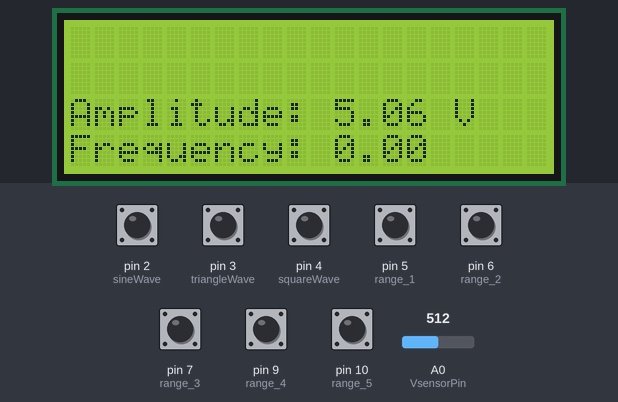
The sketch below on a simulated Arduino Uno, built with avr-gcc and run on an emulated ATmega328P. On the bench: 20×4 character LCD. Inputs (shaded band) come from the test bench; at power-on: pin 2 (sineWave), pin 3 (triangleWave), pin 4 (squareWave), pin 5 (range_1), pin 6 (range_2), pin 7 (range_3), pin 9 (range_4), pin 10 (range_5) HIGH, A0 (VsensorPin) = 512.

Above: at 3.3 s.
3.4 s: pin 2 (sineWave) pulled LOW for 1 s
At 5.0 s:
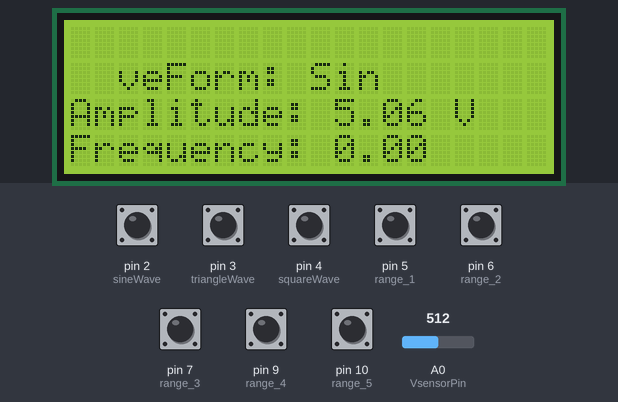
5.9 s: A0 (VsensorPin) set to 1004
At 7.1 s:
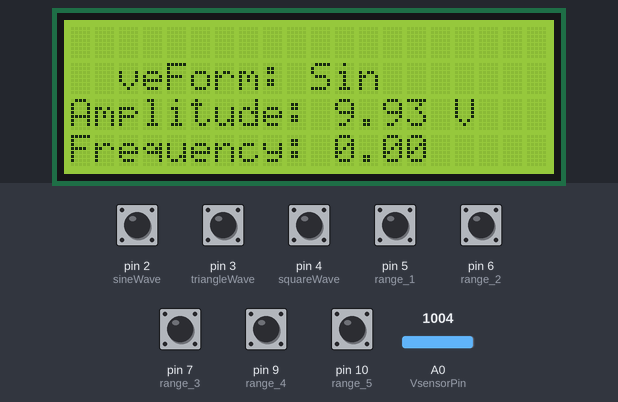
7.7 s: A0 (VsensorPin) set to 1011
At 8.4 s:
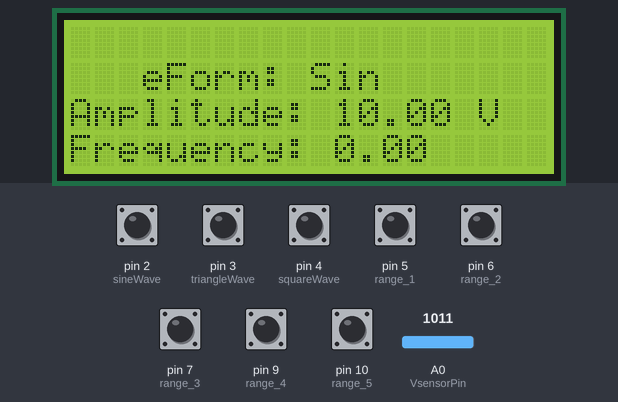
9.4 s: pin 3 (triangleWave) pulled LOW for 1 s
At 11.0 s:
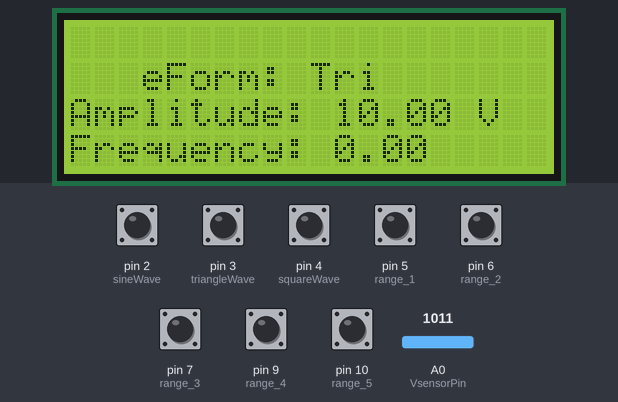
11.9 s: pin 4 (squareWave) pulled LOW for 0.15 s
At 12.8 s:
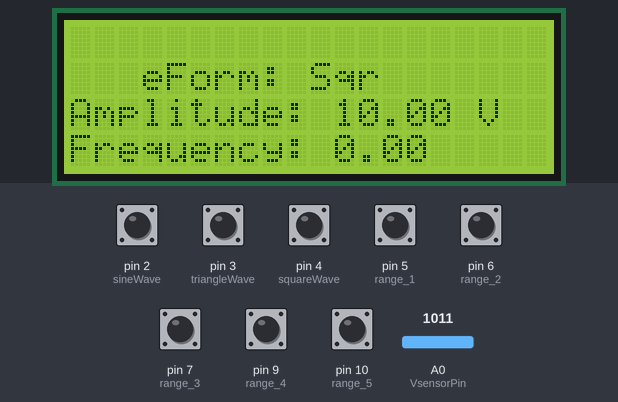
13.6 s: pin 5 (range_1) pulled LOW for 0.15 s
At 14.4 s:
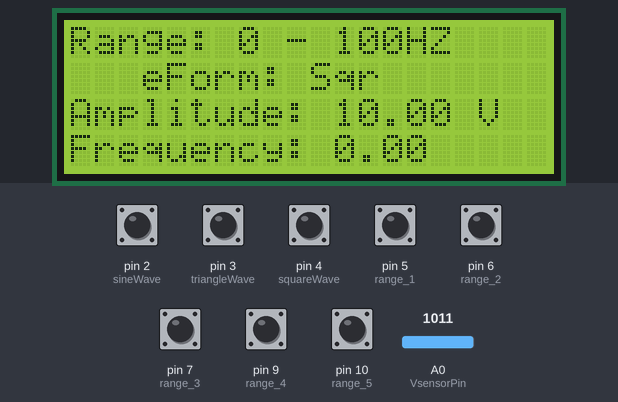
Timing chart, 0 to 16.2 s (numbered marks = the images above; inputs shaded):
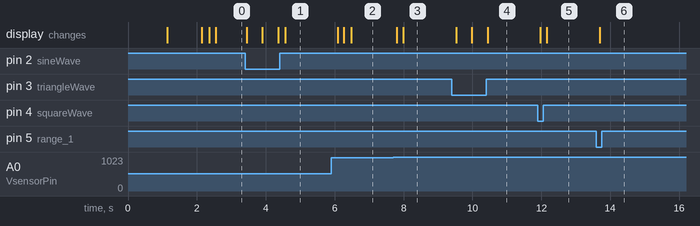

The sketch:

ARDUINO_FUNCTION_GENERATOR_R2.ino
```cpp
  /*
  #####################################################################################
  #
  #  	File:               ARDUINO_FUNCTION_GENERATOR_R1.INO
  #     Processor:          Arduino UNO, MEGA ou Teensy++ 2.0
  #  	Language:	    Wiring / C /Processing /Fritzing / Arduino IDE
  #
  #	Objectives:         Function Generator using XR-2206
  #
  #	Behavior:	    This FG will generate 3 wave forms like Sine, triangle and
  #                         square. It has DC, AC and TTL output.
  #                         Frequency (coarse and fine) adjust.
  #                         Amplitude and OffSet adjust.
  #                         Range and wave form selection by a rotary switch
  #
  #
  #     Author:             Marcelo Moraes
  #     Date:               03/23/2015
  #     place:              Brazil, Sorocaba City
  #     website:            arduinobymyself.blogspot.com.br
  #
  #####################################################################################

  This project contains public domain code.
  The modification is allowed without notice.
  */


  // libraries declaration
  #include <Wire.h>
  #include "Arduino.h"
  #include <LiquidCrystal_I2C.h> // I2C LCD display
  //#include <LiquidCrystal.h>  // 16 pins LCD display
  #include <FreqMeasure.h>


  // I2C LCD object declaration
  LiquidCrystal_I2C lcd(0x27, 20, 4); // I2C LCD display
  //LiquidCrystal lcd(11, 12, 5, 4, 3, 2);  // 16 pins LCD display


  // variables definition
  float Vsample=0;      // for amplitude
  float AMPLITUDE=0.0;  // amplitude final value calculation
  int VsensorPin = 0;    // arduino A0 pin voltage divider sensor
  double sum=0;
  int count=0;
  float frequency=0;  // for frequency
  float period=0;     // for period
  int frequencyRange = 0;
  int wave_Form = 0;
  // arduino pins
  int sineWave = 2;          // sine wave signal from SW2C
  int triangleWave = 3;      // triangle wave signal from SW2C
  int squareWave = 4;        // square wave signal from SW2C
  int range_1 = 5;           // range 0 -100Hz
  int range_2 = 6;           // range 100Hz -1KHz
  int range_3 = 7;           // range 1KHz -10KHz
  int range_4 = 9;           // range 10KHz -100KHz
  int range_5 = 10;          // range 100KHz -1MHz


  // system messages
  const char *string_table[] =
  {
    "      Welcome!",
    "   ArduinoByMyself ",
    " Function Generator",
    " Initializing, wait!",
    "",
    "",
    "",
    "",
    ""
  };


  void setup() {

    // LCD initialization
    lcd.init();          // I2C LCD initialization
    //lcd.begin(20,4);     // LCD 16 pins initialization
    lcd.backlight();     // with Backlight
    lcd.clear();         // clearscreen

    //FreqMeasure initialization
    FreqMeasure.begin();

    // Wire initialization
    Wire.begin();

    // serial initialization
    Serial.begin(9600);


    // arduino pins definition
    pinMode(sineWave, INPUT);
    digitalWrite(sineWave, HIGH);
    pinMode(triangleWave, INPUT);
    digitalWrite(triangleWave, HIGH);
    pinMode(squareWave, INPUT);
    digitalWrite(squareWave, HIGH);
    pinMode(range_1, INPUT);
    digitalWrite(range_1, HIGH);
    pinMode(range_2, INPUT);
    digitalWrite(range_2, HIGH);
    pinMode(range_3, INPUT);
    digitalWrite(range_3, HIGH);
    pinMode(range_4, INPUT);
    digitalWrite(range_4, HIGH);
    pinMode(range_5, INPUT);
    digitalWrite(range_5, HIGH);


    // initial messages on display
    lcd.clear();
    lcd.setCursor(0,0);
    lcd.print(string_table[0]);
    lcd.setCursor(0,1);
    lcd.print(string_table[1]);
    lcd.setCursor(0,2);
    lcd.print(string_table[2]);
    delay(1000);
    lcd.clear();
    lcd.setCursor(0,1);
    lcd.print(string_table[3]);
    delay(1000);
    lcd.clear();         // clearscreen
  }

  void loop() {
    //lcd.clear();         // clearscreen
    // main program, call functions

    range();  // check the range used from the switch S1B
    //displayRange();
    waveForm();  // check the wave form used from teh switch S2C
    //displayWaveForm();
    amplitudeMeter(); // calculate the amplitude from the resistor devider from the DC_output signal
    //displayAmplitude();

    frequencyMeter();  // get the frequency from the TTL_output signal

    displayFrequency();

  }


  void range(){

    lcd.setCursor(0,0);
    // check the range used from the switch S1B
    if(!digitalRead(range_1)){
      lcd.print("Range: 0 - 100HZ    ");
    }
    if(!digitalRead(range_2)){
      lcd.print("Range: 100 - 1KHZ   ");
    }
    if(!digitalRead(range_3)){
      lcd.print("Range: 1K - 10KHZ   ");
    }
    if(!digitalRead(range_4)){
      lcd.print("Range: 10K - 100KHZ ");
    }
    if(!digitalRead(range_5)){
      lcd.print("Range: 100K - 1MHZ ");
    }
  }


  void waveForm(){

    lcd.setCursor(0,1);
    // check the wave form used from teh switch S2C
    if(!digitalRead(sineWave)){
     lcd.print("WaveForm: Sin       ");
    }
    if(!digitalRead(triangleWave)){
      lcd.print("WaveForm: Tri      ");
    }
    if(!digitalRead(squareWave)){
      lcd.print("WaveForm: Sqr      ");
    }
  }


  void amplitudeMeter() {
    //long milisec = millis(); // calculate time in milisec
    //long time=milisec/1000; // convert time to sec

    //////////////////////////////////////////////////////////////////////////////////////////////////////////
    /// taking 150 samples from sensors with a inerval of 2sec and then average the samples data collected
    //////////////////////////////////////////////////////////////////////////////////////////////////////////

    for(int i=0;i<150;i++){
      Vsample+=analogRead(VsensorPin);  //read the voltage from the sensor
      delay(1); // 150 samples on 300ms
    }
    Vsample=Vsample/150;

    //////////////////////////////////////////////////////////////////////////////////////////////////////////
    /// voltage calculation
    //////////////////////////////////////////////////////////////////////////////////////////////////////////
    AMPLITUDE=4.911*2*Vsample/1000; //  callibration // 4.911 from voltage div is eqv 512 in A0 reading  // multiply 2 to get actual voltage

    lcd.setCursor(0,2);
    lcd.print("Amplitude: ");
    lcd.print(AMPLITUDE);
    lcd.println(" V   ");

  }


  void frequencyMeter(){
    for(int i=0;i<100;i++){
    // get the frequency from the TTL_output signal
    if (FreqMeasure.available()) {
      // average several reading together
      sum = sum + FreqMeasure.read();
      count = count + 1;
      if (count > 100) {
        frequency = FreqMeasure.countToFrequency(sum / count);
        period = 1/frequency*1000000;  // period in us
        //Serial.print(frequency); // frequency in Hz
        //Serial.print(" Hz    ");
        //Serial.print(period); //period in us
        //Serial.println(" us");
        sum = 0;
        count = 0;
      }
    }
    }
    //delay(1);
  }

  void displayFrequency(){

    lcd.setCursor(0,3);
    lcd.print("Frequency: ");
    lcd.print(frequency,2);
    lcd.print("     ");
  }
```

Measured:
- the behaviour switches between 1010 and 1011 on A0 (VsensorPin) (found by bisection; images 2 and 3)
- after the input at 3.4 s, the display: first changes after 0.05 s (image 1 shows a later state)
- after the input at 5.9 s, the display: first changes after 0.19 s (image 2 shows a later state)
- after the input at 7.7 s, the display: first changes after 0.10 s (image 3 shows a later state)
- after the input at 9.4 s, the display: first changes after 0.13 s (image 4 shows a later state)
- after the input at 11.9 s, the display: first changes after 0.06 s (image 5 shows a later state)
- after the input at 13.6 s, the display: changes after 0.10 s (image 6)
